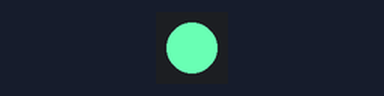
Bench run of a sketch on a simulated Arduino Mega 2560, built with avr-gcc and run on an emulated ATmega2560. On the bench: 1 RGB LEDs in strip order, left to right. Dim RGB values are drawn brighter than linear; colours are those a GRB WS2812 strip shows for the declared byte order.

Above: at 1.0 s.
At 3.0 s:
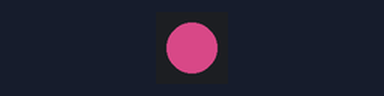
At 5.0 s:
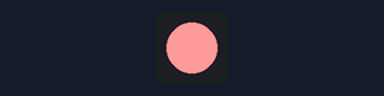
Timing chart, 0 to 7.8 s (numbered marks = the images above):
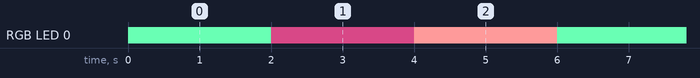

Measured:
- by itself, RGB LED 0: repeats every 6.0 s: RGB(139, 46, 87) 2.0 s, RGB(251, 152, 152) 2.0 s, RGB(105, 255, 180) 2.0 s
- by itself, everything shown: repeats every 6.0 s, in 3 steps

The sketch:

led_test.ino
```cpp
#include <FastLED.h>
#include <Arduino.h>

#define NUM_LEDS 1
#define DATA_PIN 23

// led array
CRGB leds[NUM_LEDS];

void setup() {
  FastLED.addLeds<WS2812, DATA_PIN, RGB>(leds, NUM_LEDS);
}

void loop() {
  leds[0] = CRGB::HotPink;
  FastLED.show();
  delay(2000);

  leds[0] = CRGB::SeaGreen;
  FastLED.show();
  delay(2000);

  leds[0] = CRGB::PaleGreen;
  FastLED.show();
  delay(2000);
}
```
